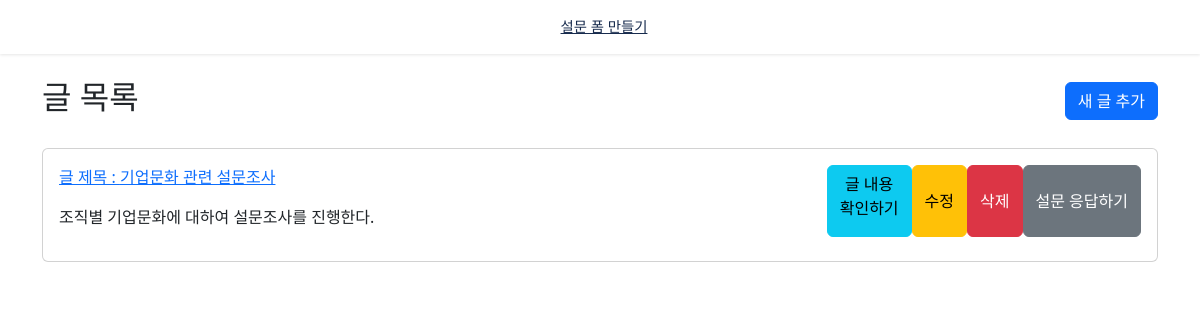
/, run on an earlier commit of the app's database.
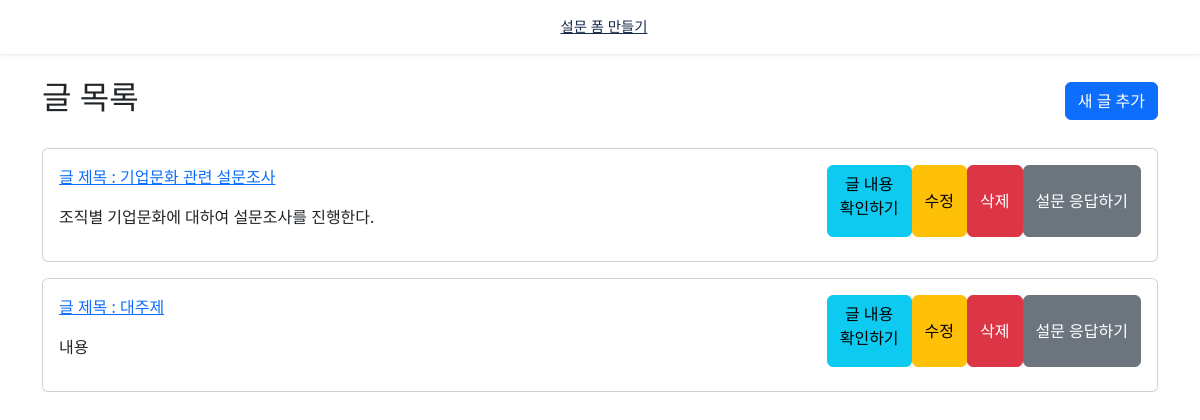
And on a later commit of the database.
### basiccontent/models.py (models this page shows, shortened)
class MainPost(models.Model):
    title = models.CharField(max_length=255, verbose_name="대주제")
    description = models.TextField(null=True, blank=True, verbose_name="내용")
    created_at = models.DateTimeField(auto_now_add=True)
    updated_at = models.DateTimeField(auto_now=True)
    class Meta:
        verbose_name = "메인 글"

### basiccontent/views.py (the view)
# urls.py: path('', views.MainPostListView.as_view(), name='post-list'),
class MainPostListView(ListView):
    model = MainPost
    template_name = 'basiccontent/post_list.html'
    context_object_name = 'posts'
    def get_context_data(self, **kwargs):
        context = super().get_context_data(**kwargs)
        context['content_type'] = ContentType.objects.all()
        return context

### templates/basiccontent/post_list.html (shortened to what this page needs)
{% extends 'base.html' %}
{% load content_tags %}
{% block content %}
<div class="container mt-4">
    <div class="d-flex justify-content-between align-items-center mb-4">
        <h1 class="h2">글 목록</h1>
        <button
            class="btn btn-primary"
            hx-get="{% url 'basiccontent:post-create' %}"
            hx-target="#form-dialog"
            hx-trigger="click">
            새 글 추가
        </button>
    </div>
    <div id="post-list">
        {% for post in posts %}
        <div class="card mb-3" id="post-{{ post.id }}">
            <div class="card-body">
                <div class="row">
                    <div class="col-md-8">
                        <a href="{% url 'basiccontent:subpost-list' post.id %}"><h7 class="card-title">글 제목 : {{ post.title }}</h7></a>
                        <p class="card-text mt-2">{{ post.description|linebreaks }}</p>
                    </div>
                    <div class="col-md-4">
                        <div class="d-flex justify-content-end h-100">
                            <a href="{% url 'basiccontent:post-detail' post.id %}" class="btn btn-info mb-2 w-70">
                                글 내용<br/>확인하기
                            </a>
                            <button
                                class="btn btn-warning mb-2 w-70"
                                hx-get="{% url 'basiccontent:post-update' post.id %}"
                                hx-target="#form-dialog">
                                수정
                            </button>
                            <button
                                class="btn btn-danger mb-2 w-70"
                                hx-delete="{% url 'basiccontent:post-delete' post.id %}"
                                hx-target="#post-list"
                                hx-confirm="정말 삭제하시겠습니까?">
                                삭제
                            </button>
                            <button
                                class="btn btn-secondary mb-2 w-70"
                                hx-get="{% url 'basiccontent:generate-survey-link' post.id %}"
                                hx-trigger="click"
                                hx-target="body"
                                hx-swap="afterend"
                            >
                                설문 응답하기
                            </button>
                        </div>
                    </div>
                </div>
            </div>
        </div>
        {% endfor %}
    </div>
</div>
{% endblock %}

### templates/base.html (shortened to what this page needs)
{% load widget_tweaks %}
{% load bootstrap5 %}
{% bootstrap_css %}
{% load static %}
{% load content_tags %}
<!DOCTYPE html>
<html lang="en">
<head>
</head>
<body hx-headers='{"x-csrftoken": "{{ csrf_token }}"}'>
<nav class="navbar">
    <div class="navbar-container">
        <div class="navbar-menu">
            <div class="navbar-item">
                <a href="{% url 'basiccontent:post-list' %}" class="navbar-link">
                     설문 폼 만들기
                </a>
            </div>
        </div>
    </div>
</nav>
{% block content %}
{% endblock %}
</body>
</html>

### templates/base.html (style rules this page uses)
.navbar { display: flex; align-items: center; justify-content: center; padding: 0.5rem 2rem; background-color: white; box-shadow: 0 1px 3px rgba(0, 0, 0, 0.1); position: sticky; top: 0; z-index: 1000; }
.navbar-container { display: flex; align-items: center; width: 100%; max-width: 1200px; margin: 0 auto; }
.navbar-menu { display: flex; align-items: center; justify-content: center; flex-grow: 1; }
.navbar-item { position: relative; margin: 0 1.5rem; }
.navbar-link { display: flex; align-items: center; padding: 0.5rem; font-size: 0.9rem; color: #172B4D; }

What changed in the data, as far as the page shows it:
added MainPost: title "대주제", description "내용"
